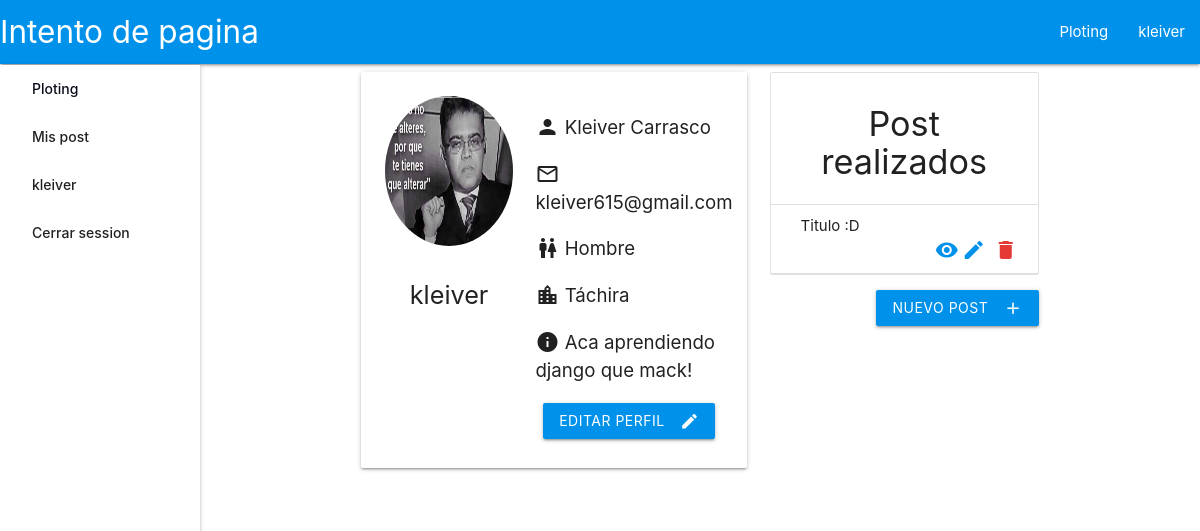
Screenshot of /plots/profile (signed in) with the database file from the repository.
### plots/models.py (models this page shows, shortened)
class UserModel(AbstractUser):
    email = models.EmailField(_('email address'), unique=True)
    avatar = models.ImageField(upload_to='plots', default='plots/default.png')
    location = models.CharField(max_length=140)
    gender = models.CharField(max_length=140, choices=genero)
    information = models.TextField()

class Post(models.Model):
    user = models.ForeignKey(UserModel, on_delete=models.CASCADE)
    title = models.CharField(max_length=140)
    post_text = models.TextField()
    post_date = models.DateTimeField(editable=False)
    post_modified = models.DateTimeField(editable=False)

### plots/views.py (the view)
# urls.py: path('profile', views.profile, name='profile'),
@login_required
def profile(request):
    usuario = UserModel.objects.get(username=request.user.username)
    post_object = Post.objects.filter(user=request.user)
    post_list = [item for item in post_object]
    return render(request, 'plots/profile.html', {
        'usuario': usuario,
        'post_list': post_list
    })

### plots/templates/plots/profile.html (shortened to what this page needs)
{% extends 'plots/base.html' %}
{% block content %}
<div class="row">
  <div class="col s12 m12 l7">
    <div class="card-panel">
      <div class="row">
        <div class="col s12 5 l5 center">
          <img src="{{MEDIA_URL}}{{usuario.avatar}}" class="circle responsive-img" style="height:150px; width: 150px;" />
          <p class="flow-text">{{usuario.username}}</p>
        </div>
        <div class="col s12 m7 l7">
          <p class="flow-text" style="font-size: 14pt;"><i class="material-icons">person</i>
            {{usuario.first_name}} {{usuario.last_name}}</p>
          <p class="flow-text" style="font-size: 14pt;"><i class="material-icons">mail_outline</i>
            {{usuario.email}}</p>
          <p class="flow-text" style="font-size: 14pt;"><i class="material-icons">wc</i> {{usuario.gender}}</p>
          <p class="flow-text" style="font-size: 14pt;"><i class="material-icons">location_city</i> {{usuario.location}}
          </p>
          <p class="flow-text" style="font-size: 14pt;"><i class="material-icons">info</i> {{usuario.information}}</p>
          <div class="row center-align">
            <div class="col s12" style="margin-bottom: -35px;">
              <a href="{% url 'plots:edit_profile' %}" class="btn waves-effect waves-light light-blue accent-4">Editar
                perfil <i class="material-icons right">edit</i></a>
            </div>
          </div>
        </div>
      </div>
    </div>
  </div>
  <div class="col s12 m12 l5">
    <ul class="collection with-header">
      <li class="collection-header">
        <h4 class="center">Post realizados</h4>
      </li>
      {% for post in post_list %}
      <li class="collection-item">
        <div class="truncate">
          {{post.title}}
          <div>
            <a href="#modal{{post.id}}" class="secondary-content red-text text-darken-1 modal-trigger"><i
                class="material-icons icon-separation2">delete</i><a href="{% url 'plots:edit_post' post.id %}"
                class="secondary-content light-blue-text text-accent-4"><i
                  class="material-icons icon-separation">edit</i></a></a><a href="{% url 'plots:post' post.id %}"
              class="secondary-content light-blue-text text-accent-4"><i
                class="material-icons icon-separation">visibility</i></a>
          </div>
        </div>
      </li>
      {% endfor %}
    </ul>
    <div class="row right-align">
      <div class="col s12">
        <a href="{% url 'plots:new_post' %}" class="btn waves-effect waves-light light-blue accent-4">Nuevo post<i
            class="material-icons right">add</i></a>
      </div>
    </div>
  </div>
</div>
{% endblock %}

### plots/templates/plots/base.html (shortened to what this page needs)
<!DOCTYPE html>
<html lang="es">
<head>
  {% load static %}
  <link rel="stylesheet" type="text/css" href="{% static 'css/materialicons.css' %}">
  <link rel="stylesheet" type="text/css" href="{% static 'css/materialize.min.css' %}">
  <link rel="stylesheet" type="text/css" href="{% static 'css/general.css' %}">
</head>
<body>
  <main>
    <header>
      <div class="navbar-fixed">
        <nav>
          <div class="nav-wrapper light-blue accent-4">
            <a href="{% url 'plots:Home' %}" class="brand-logo">Intento de pagina</a>
            {% if user.is_anonymous %}
            <ul class="right hide-on-med-and-down">
              <li><a href="{% url 'plots:resultsplot' %}">Ploting</a></li>
              <li><a href="{% url 'plots:registrar'%}">registrarse</a></li>
              <li><a href="{% url 'plots:user_login' %}">login</a></li>
            </ul>
            {% else %}
            <ul class="right hide-on-med-and-down">
              <li><a href="{% url 'plots:resultsplot' %}">Ploting</a></li>
              <li><a class="dropdown-trigger" href="#!" data-target="dropdown1">{{user.username}}</a></li>
            </ul>
            {% endif %}
          </div>
        </nav>
      </div>
      {% if user.is_anonymous %}
      <ul class="sidenav sidenav-fixed invesible-top col l1" id="mobile-demo">
        <li><a href="{% url 'plots:resultsplot' %}">Ploting</a></li>
        <li><a href="{% url 'plots:registrar'%}">registrarse</a></li>
        <li><a href="{% url 'plots:user_login' %}">login</a></li>
      </ul>
      {% else %}
      <ul class="sidenav sidenav-fixed invesible-top" id="mobile-demo">
        <li><a href="{% url 'plots:resultsplot' %}" style="color: #0a0d1a;">Ploting</a></li>
        <li><a href="{% url 'plots:list_post' %}">Mis post</a></li>
        <li>
          <ul class="collapsible collapsible-accordion">
            <li>
              <a class="collapsible-header" tabindex="0">{{user.username}}</a>
            </li>
          </ul>
        </li>
        <li><a href="{% url 'plots:logout'%}">Cerrar session</a></li>
      </ul>
      {% endif %}
    </header>
    <div class="row content_margin">
      <div class="container">
        <div class="col s12 m12 l12">
          {% block content %}
          {% endblock %}
        </div>
      </div>
    </div>
  </main>
</body>
</html>

### static/css/general.css (style rules this page uses)
@media only screen and (min-width : 992px) { .invesible-top { top: 65px; } }
@media only screen and (min-width : 992px) { .content_margin { padding-left: 200px; } }
.sidenav { width: 200px !important; }
.sidenav .collapsible-header, .sidenav.fixed .collapsible-header { padding: 0 32px; }
.icon-separation { margin-left: 3px; }
.icon-separation2 { margin-right: 0px; margin-left: 8px; }
.material-icons { vertical-align: -5px !important; }

### rows the page displays
UserModel: username "kleiver", avatar (placeholder picture), first_name "Kleiver", last_name "Carrasco", email "kleiver615@gmail.com", gender "Hombre", location "Táchira", information "Aca aprendiendo django que mack!"
Post: title "Titulo :D"
